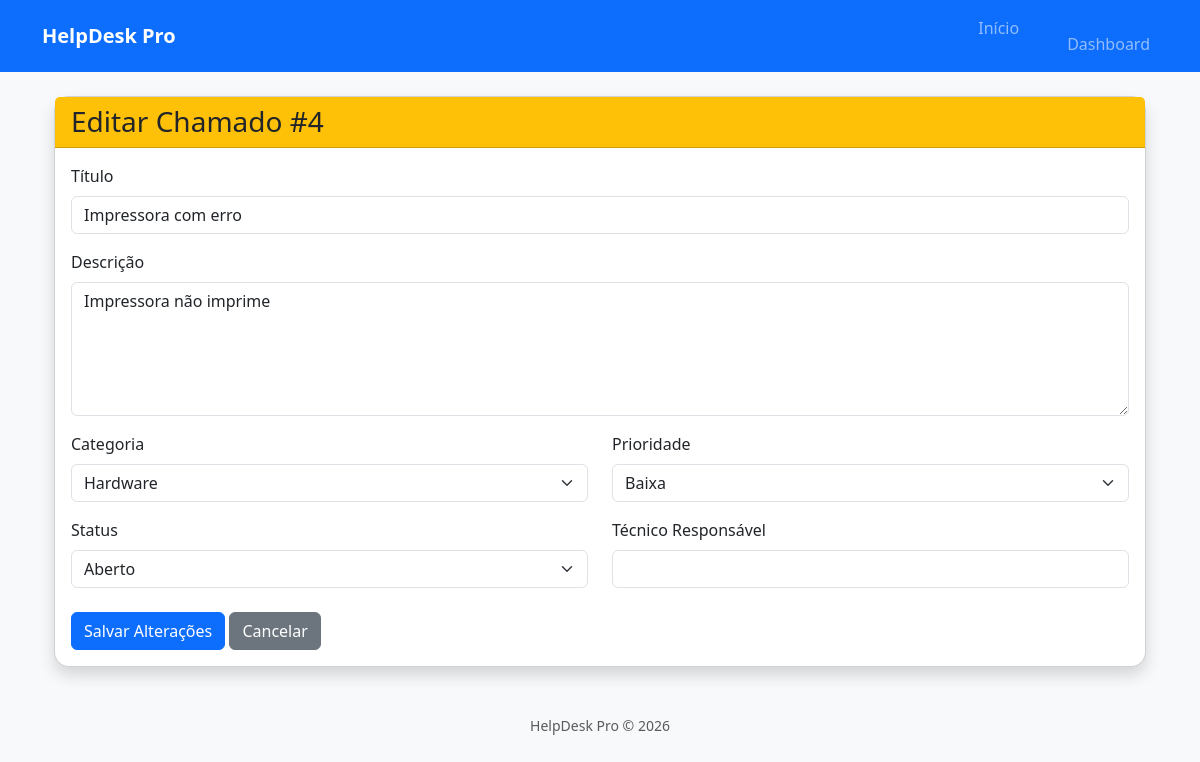
Screenshot of /chamados/editar/4 (signed in) with the database file from the repository.
### models/chamado.py (models this page shows)
class Chamado(db.Model):
    __tablename__ = "chamados"
    id = db.Column(db.Integer, primary_key=True)
    titulo = db.Column(db.String(120), nullable=False)
    descricao = db.Column(db.Text, nullable=False)
    categoria = db.Column(db.String(50), nullable=False)
    prioridade = db.Column(db.String(20), nullable=False)
    status = db.Column(
        db.String(20),
        nullable=False,
        default="Aberto"
    )
    solicitante = db.Column(db.String(100), nullable=False)
    tecnico = db.Column(db.String(100))
    data_abertura = db.Column(
        db.DateTime,
        default=datetime.utcnow
    )
    data_fechamento = db.Column(
        db.DateTime
    )

### routes/chamados.py (the view, shortened to what this page needs)
@chamados_bp.route(
    "/chamados/editar/<int:id>",
    methods=["GET", "POST"]
)
@login_required
def editar_chamado(id):
    chamado = Chamado.query.get_or_404(id)
    return render_template(
        "chamados/editar.html",
        chamado=chamado
    )

### app.py (called while the page is built)
@login_manager.user_loader
def load_user(user_id):
    return Usuario.query.get(int(user_id))

### templates/chamados/editar.html (shortened to what this page needs)
{% extends "layout/base.html" %}
{% block conteudo %}
<div class="container mt-4">
    <div class="card shadow">
        <div class="card-header bg-warning">
            <h3 class="mb-0">
                Editar Chamado #{{ chamado.id }}
            </h3>
        </div>
        <div class="card-body">
            <form method="POST">
                <div class="mb-3">
                    <label class="form-label">Título</label>
                    <input
                        type="text"
                        name="titulo"
                        class="form-control"
                        value="{{ chamado.titulo }}"
                        required>
                </div>
                <div class="mb-3">
                    <label class="form-label">Descrição</label>
                    <textarea
                        name="descricao"
                        class="form-control"
                        rows="5"
                        required>{{ chamado.descricao }}</textarea>
                </div>
                <div class="row">
                    <div class="col-md-6">
                        <label class="form-label">Categoria</label>
                        <select
                            name="categoria"
                            class="form-select">
                            <option value="Hardware"
                                {% if chamado.categoria == "Hardware" %}selected{% endif %}>
                                Hardware
                            </option>
                        </select>
                    </div>
                    <div class="col-md-6">
                        <label class="form-label">Prioridade</label>
                        <select
                            name="prioridade"
                            class="form-select">
                            <option value="Baixa"
                                {% if chamado.prioridade == "Baixa" %}selected{% endif %}>
                                Baixa
                            </option>
                        </select>
                    </div>
                </div>
                <div class="row mt-3">
                    <div class="col-md-6">
                        <label class="form-label">Status</label>
                        <select
                            name="status"
                            class="form-select">
                            <option value="Aberto"
                                {% if chamado.status == "Aberto" %}selected{% endif %}>
                                Aberto
                            </option>
                        </select>
                    </div>
                    <div class="col-md-6">
                        <label class="form-label">Técnico Responsável</label>
                        <input
                            type="text"
                            name="tecnico"
                            class="form-control"
                            value="{{ chamado.tecnico or '' }}">
                    </div>
                </div>
                <div class="mt-4">
                    <button
                        type="submit"
                        class="btn btn-primary">
                        Salvar Alterações
                    </button>
                    <a
                        href="{{ url_for('chamados.listar_chamados') }}"
                        class="btn btn-secondary">
                        Cancelar
                    </a>
                </div>
            </form>
        </div>
    </div>
</div>
{% endblock %}

### static/css/style.css (style rules this page uses)
body { background:#f8f9fa; }
.card { border-radius:15px; }

### rows the page displays
Chamado: id "4", titulo "Impressora com erro", descricao "Impressora não imprime", categoria "Hardware", prioridade "Baixa", status "Aberto"
